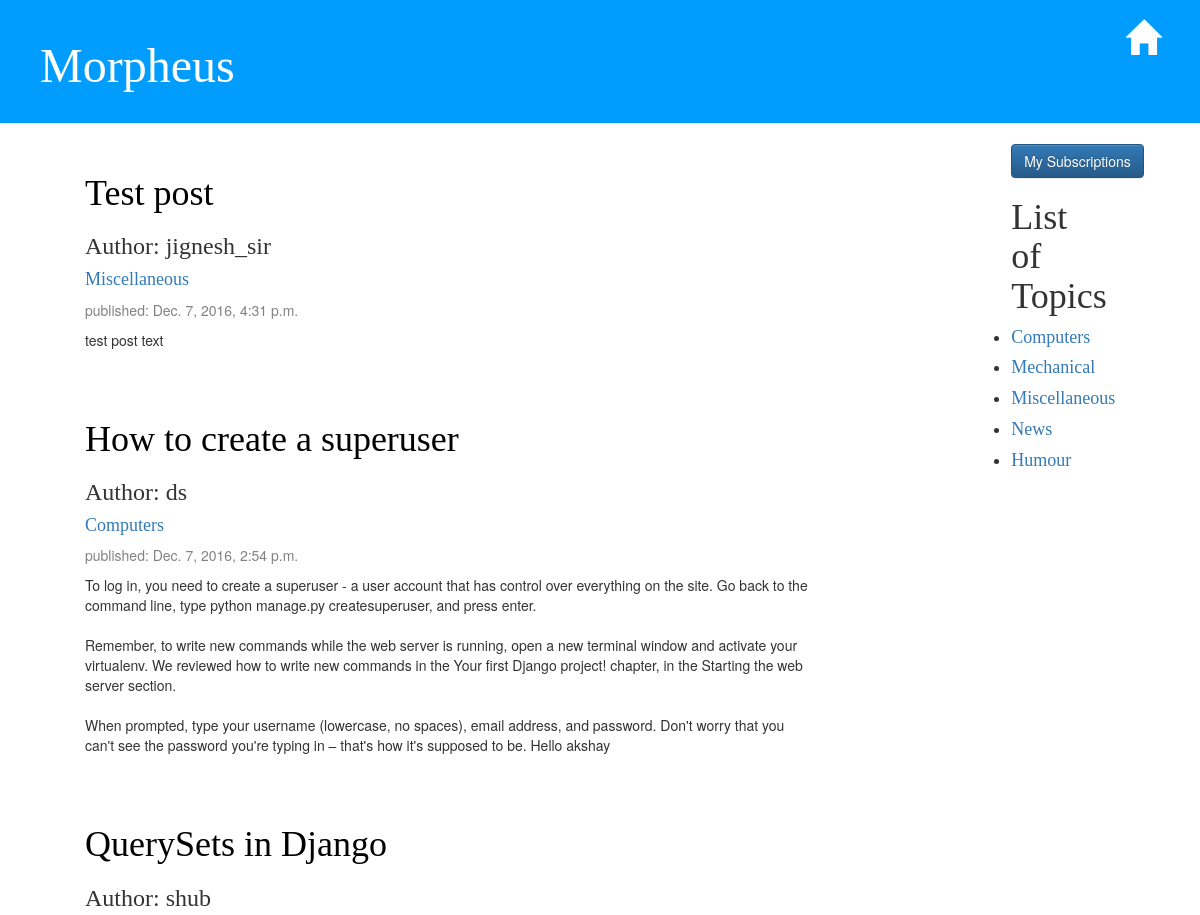
The page /list/ (upper part) on the database as committed earlier.
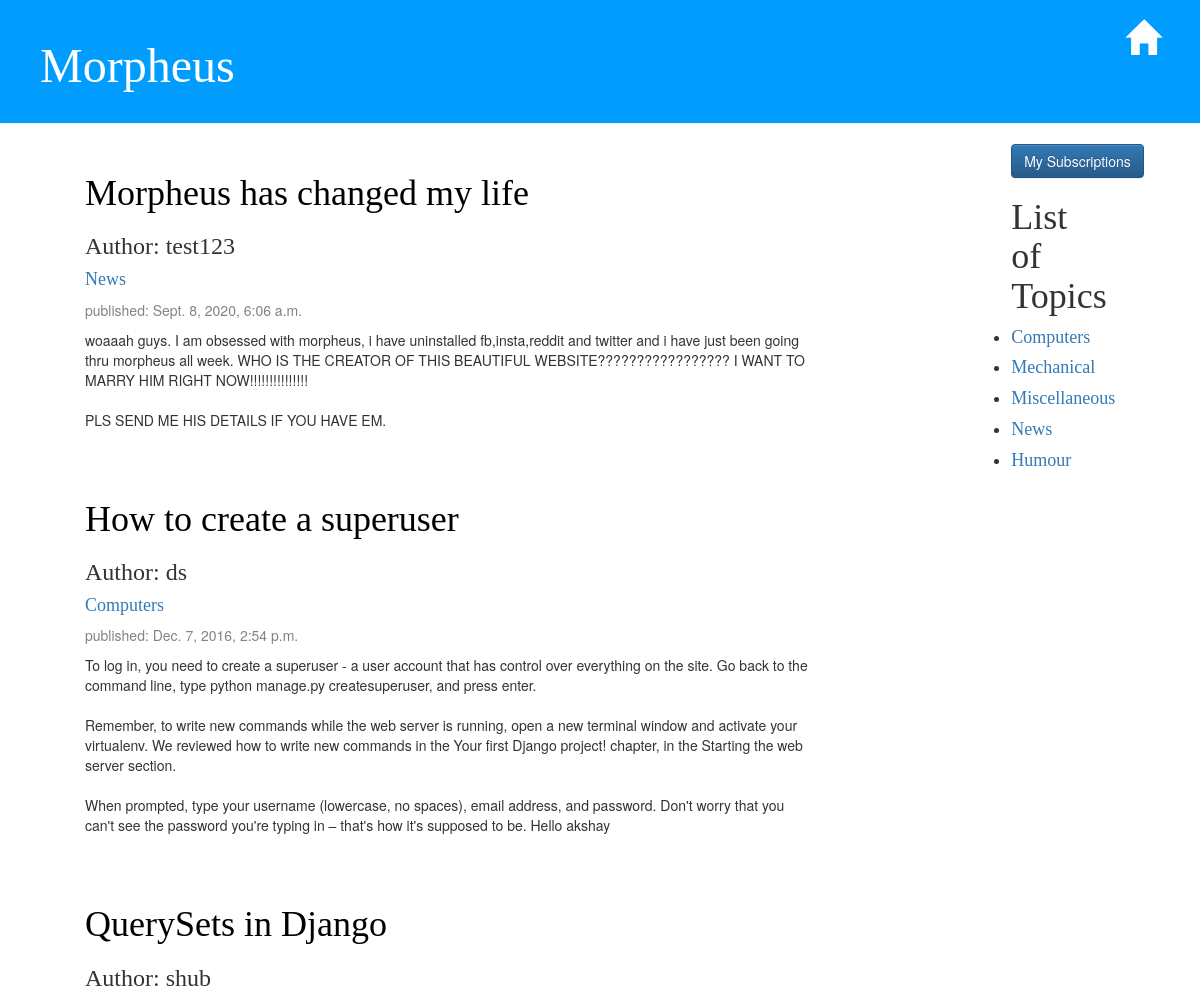
The same page on the database as committed later.
### blog/models.py (models this page shows, shortened)
class Topic(models.Model):
    topic_title = models.CharField(max_length = 40, primary_key = True, default='Miscellaneous')
    number_followers = models.IntegerField(default=0)

class Post(models.Model):
    author = models.ForeignKey('auth.User')
    title = models.CharField(max_length=200)
    text = models.TextField()
    created_date = models.DateTimeField(
            default=timezone.now)
    published_date = models.DateTimeField(
            blank=True, null=True)
    post_topic = models.ForeignKey('Topic', on_delete = models.CASCADE)

### blog/views.py (the view)
# urls.py: url(r'^list/$', views.post_list, name='post_list'),
def post_list (request):
    posts = Post.objects.filter(published_date__lte=timezone.now()).order_by('-published_date')
    topics = Topic.objects.all()
    return render(request, 'blog/post_list.html', {'posts': posts, 'topics': topics})

### blog/templates/blog/post_list.html (shortened to what this page needs)
{%extends 'blog/base.html'%}
{% block content %}
<div class="container">
    <ul>
        <div class="pull-right">
            <div class="col-lg-4">
                <div class="row">
                    <a href="{% url 'subscriptions' %}"><button type = "button" class = "btn btn-primary">My Subscriptions</button></a>
                </div>
                <div class="row">
                        <h1>List of Topics</h1>
                        {% for topic in topics %}
                            <li><h4><a href="{% url 'topic' topic_pk=topic.topic_title %}">{{ topic.topic_title }}</a></h4></li>
                        {% endfor %}
                </div>
            </div>
        </div>
    </ul>
    <div class="col-lg-8">
    {% for post in posts %}
        <div class="post">
            <h1><a href="{% url 'post_detail' pk=post.pk %}">{{ post.title }}</a></h1>
            <h3>Author: {{ post.author }}</h3>
            <h4><a href="{% url 'topic' topic_pk=post.post_topic.topic_title %}">{{ post.post_topic.topic_title }}</a></h4>
            <div class="date">
                <p>published: {{ post.published_date }}</p>
            </div>
            <p>{{ post.text|linebreaksbr }}</p>
        </div>
    {% endfor %}
    </div>
</div>
{% endblock %}

### blog/templates/blog/base.html (shortened to what this page needs)
{% load staticfiles %}
<html>
    <head>
        <link rel="stylesheet" href="//maxcdn.bootstrapcdn.com/bootstrap/3.2.0/css/bootstrap.min.css">
        <link rel="stylesheet" href="//maxcdn.bootstrapcdn.com/bootstrap/3.2.0/css/bootstrap-theme.min.css">
        <link rel="stylesheet" href="{% static 'css/blog.css' %}">
    </head>
    <body>
        <div class="page-header">
            <a href="{% url 'post_list' %}" class="top-menu"><span class="glyphicon glyphicon-home"></span></a>
            <h1><a href="/about">Morpheus</a></h1>
        </div>
        <div class="content container">
            <div class="row">
                <div class="col-md-8">
                {% block content %}
                {% endblock %}
                </div>
            </div>
        </div>
    </body>
</html>

### blog/static/css/blog.css (style rules this page uses)
.page-header { background-color: #009dff; margin-top: 0; padding: 20px 20px 20px 40px; }
.page-header h1, .page-header h1 a, .page-header h1 a:visited, .page-header h1 a:active { color: #ffffff; font-size: 36pt; text-decoration: none; }
.content { margin-left: 40px; }
h1, h2, h3, h4 { font-family: 'Georgia', serif; }
.date { color: #828282; }
.top-menu, .top-menu:hover, .top-menu:visited { color: #ffffff; float: right; font-size: 26pt; margin-right: 20px; }
.post { margin-bottom: 70px; }
.post h1 a, .post h1 a:visited { color: #000000; }

Rows that differ between the two databases and show on the page:
removed Post: title "Test post", author "jignesh_sir", post_topic.topic_title "Miscellaneous", published_date "Dec. 7, 2016, 4:31 p.m.", text "test post text"
added Post: title "Morpheus has changed my life", author "test123", post_topic.topic_title "News", published_date "Sept. 8, 2020, 6:06 a.m.", text "woaaah guys. I am obsessed with morpheus, i have uninstalled fb,insta,reddit and twitter and i have just been going thru morpheus all week. WHO IS THE CREATOR OF THIS BEAUTIFUL WEBSITE????????????????? I WANT TO MARRY HIM RIGHT NOW!!!!!!!!!!!!!!! PLS SEND ME HIS DETAILS IF YOU HAVE EM."
